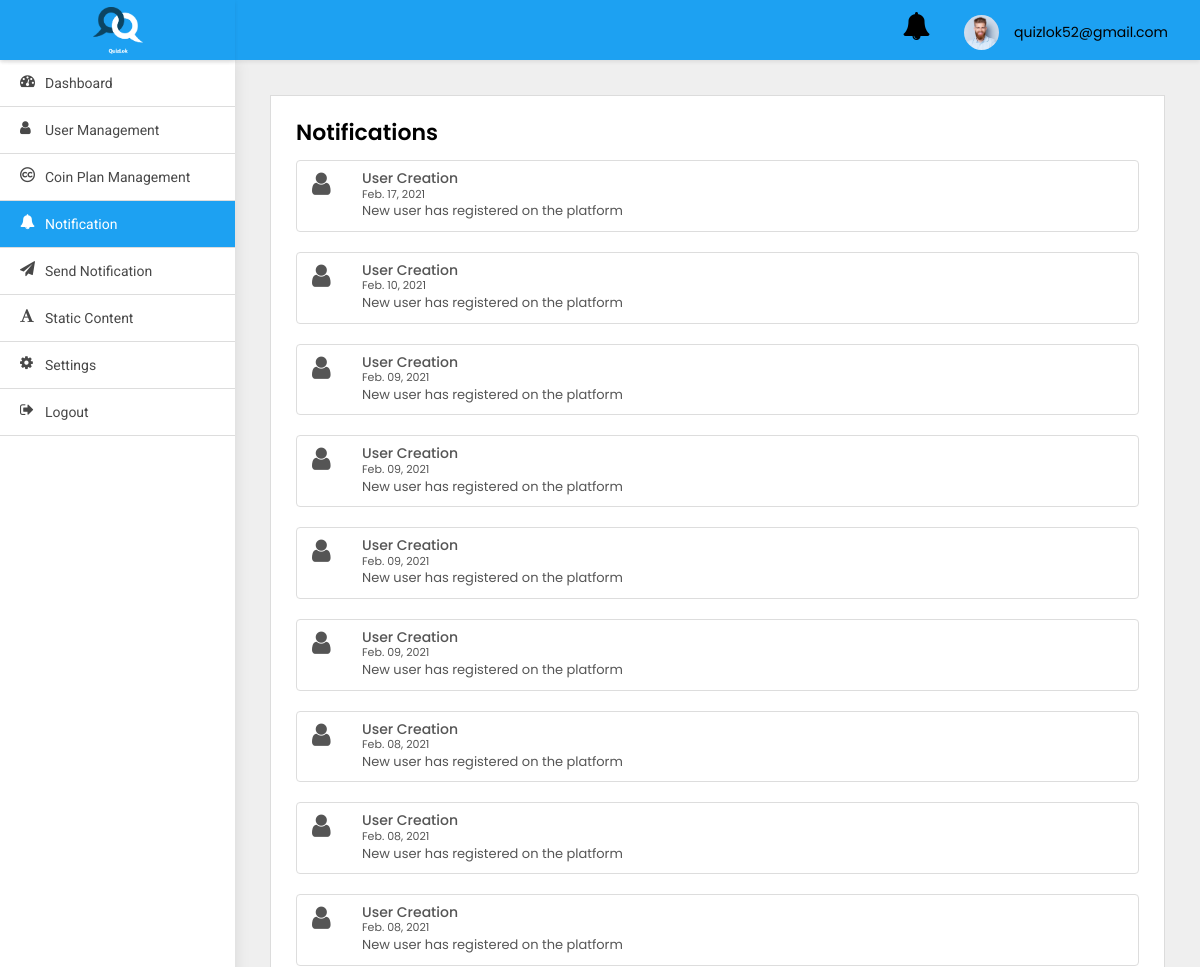
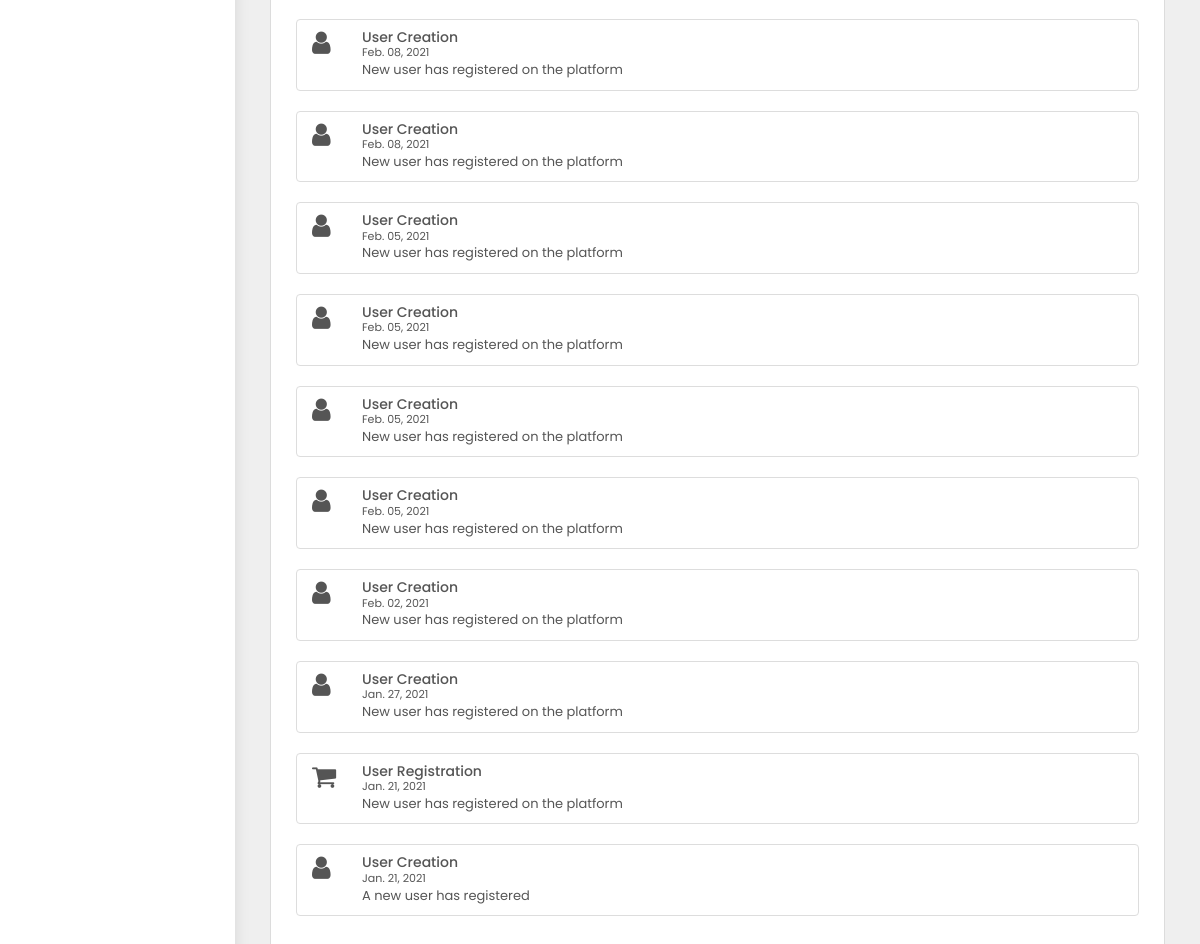
The page /adminpanel/notification/ (signed in) on the database its author committed (2 pictures, top to bottom).
### adminpanel/models.py (models this page shows)
class User(AbstractBaseUser, PermissionsMixin):
    first_name = models.CharField(default='first name', max_length=100)
    last_name = models.CharField(default='', max_length=100, null=True, blank=True)
    email = models.CharField(default='', max_length=255, unique=True)
    country_code = models.CharField(default='+91', max_length=10)
    phone_number = models.CharField(default='', max_length=13)
    profile_pic = models.ImageField(default='default_profile.png', null=True, blank=True)
    device_token = models.CharField(default='', max_length=500, null=True, blank=True)
    remember_me = models.BooleanField(default=False)
    password = models.CharField(default='123456', max_length=100)
    confirm_password = models.CharField(default='123456', max_length=100)
    created_at = models.DateTimeField(auto_now_add=True)
    is_active = models.BooleanField(default=True)
    is_staff = models.BooleanField(default=False)
    is_blocked = models.BooleanField(default=False)
    objects = UserManager()
    USERNAME_FIELD = 'email'
    class Meta:
        ordering = ('-created_at',)

class UserNotification(models.Model):
    to = models.ForeignKey(User, on_delete=models.CASCADE)
    title = models.CharField(default='title', max_length=200)
    body = models.CharField(default='body', max_length=200)
    read = models.BooleanField(default=False)
    created_at = models.DateTimeField(auto_now_add=True)
    class Meta:
        ordering = ('-created_at',)

### adminpanel/views.py (the view)
# urls.py: path('notification/', NotificationView.as_view(), name='notification'),
class NotificationView(LoginRequiredMixin, ListView):
    model = UserNotification
    template_name = 'notification.html'
    login_url = 'adminpanel:login'

### adminpanel/templates/notification.html (shortened to what this page needs)
{% extends 'base.html' %}
{% block body %}
<div class="WrapperArea">
    <div class="WrapperBox">
        <div class="Small-Wrapper">
            <h4 class="Title">Notifications</h4>
            <div class="NotificationList">
                {% for object in object_list %}
                {% if object.to.is_superuser %}
                <div class="list-group">
                    <a class="list-group-item list-group-item-action flex-column align-items-start">
                        {% if object.title == 'User Creation' %}
                        <figure class="pull-left"><i class="fa  fa-user fa-2x" aria-hidden="true"></i></figure>
                        {% elif object.title == 'Password Changed' %}
                        <figure class="pull-left"><i class="fa  fa-lock fa-2x" aria-hidden="true"></i></figure>
                        {% elif object.title == 'Phone number Update' %}
                        <figure class="pull-left"><i class="fa  fa-phone fa-2x" aria-hidden="true"></i></figure>
                        {% elif object.title == 'Payment' %}
                        <figure class="pull-left"><i class="fa  fa-money fa-2x" aria-hidden="true"></i></figure>
                        {% elif object.title == 'Profile Update' %}
                        <figure class="pull-left"><i class="fa  fa-user fa-2x" aria-hidden="true"></i></figure>
                        {% else %}
                        <figure class="pull-left ml-5"><i class="fa  fa-shopping-cart fa-2x" aria-hidden="true"></i>
                        </figure>
                        {% endif %}
                        <div class="msg-right">
                            <div class="d-flex w-100 justify-content-between">
                                <h5 class="mb-1">{{object.title}}</h5>
                                <small>{{object.created_at|date:'M. d, Y'}}</small>
                            </div>
                            <p class="mb-1"> {{object.body}}</p>
                        </div>
                    </a>
                </div>
                {% endif %}
                {% endfor %}
            </div>
        </div>
    </div>
</div>
{% endblock body %}

### adminpanel/templates/base.html (shortened to what this page needs)
{% load static %}
<html lang="en">
<head>
    <link type="text/css" rel="stylesheet" href="{% static 'adminpanel/css/style.css' %}">
</head>
<body>
<div class="Header">
    <div class="Logo">
        <img src="{% static 'adminpanel/images/logo_splash.png' %}">
    </div>
    <div class="Navigation">
        <div class="header-notifications">
            <a href="{% url 'adminpanel:notification' %}">
                <i class="fa fa-bell fa-2x" aria-hidden="true"></i>
            </a>
        </div>
        <div class="Avater">
            <a href="javascript:void(0);">
                <figure><img src="{% static 'adminpanel/images/profile.jpg' %}"></figure>
                {{user}} </a>
        </div>
    </div>
</div>
<div class="SidenavBar">
    <ul>
        <li class="nav-item nav-link {% if request.resolver_match.view_name  == 'adminpanel:dashboard' %}active{% endif %}">
            <a href="{% url 'adminpanel:dashboard'  %}">
                <span><i class="fa fa-tachometer"></i></span> Dashboard
            </a>
        </li>
        <li class="nav-item nav-link {% if request.resolver_match.view_name  == 'adminpanel:users-list' %}active{% endif %}">
            <a href="{% url 'adminpanel:users-list' %}">
                <span><i class="fa fa-user"></i></span> User Management
            </a>
        </li>
        <li class="nav-item nav-link {% if request.resolver_match.view_name  == 'adminpanel:coin-plan-list' %}active{% endif %}">
            <a href="{% url 'adminpanel:coin-plan-list' %}">
                <span><i class="fa fa-creative-commons"></i></span> Coin Plan Management
            </a>
        </li>
        <li class="nav-item nav-link {% if request.resolver_match.view_name  == 'adminpanel:notification' %}active{% endif %}">
            <a href="{% url 'adminpanel:notification' %}">
                <span><i class="fa fa-bell"></i></span> Notification
            </a>
        </li>
        <li class="nav-item nav-link {% if request.resolver_match.view_name  == 'adminpanel:send-notification' %}active{% endif %}">
            <a href="{% url 'adminpanel:send-notification' %}">
                <span><i class="fa fa-send"></i></span> Send Notification
            </a>
        </li>
        <li class="nav-item nav-link {% if request.resolver_match.view_name  == 'adminpanel:terms-and-condition' %}active{% endif %}">
            <a href="{% url 'adminpanel:terms-and-condition' %}">
                <span><i class="fa fa-font"></i></span> Static content
            </a>
        </li>
        <li class="nav-item nav-link {% if request.resolver_match.view_name  == 'change_password' %}active{% endif %}">
            <a href="{% url 'change_password' %}">
                <span><i class="fa fa-cog"></i></span> Settings
            </a>
        </li>
        <li class="nav-item nav-link {% if request.resolver_match.view_name  == 'logout' %}active{% endif %}">
            <a href="{% url 'logout' %}">
                <span><i class="fa fa-sign-out"></i></span> Logout
            </a>
        </li>
    </ul>
</div>
{% block body %}
{% endblock body %}
</body>
</html>

### static/adminpanel/css/style.css (style rules this page uses)
body { margin: 0; padding: 0; font-family: 'Poppins', sans-serif !important; font-size: 13px; color: #3a3a3a; font-weight: 400; }
* { margin: 0px; padding: 0px; }
header, footer, aside, article, section, detail, nav, figure { position: relative; }
h1, h2, h3, h4, h5, h6, p { margin: 0; padding: 0; }
ul, li, ol { list-style-type: none; margin: 0; padding: 0; }
a { text-decoration: none; outline: none; }
img { border: 0; outline: none; max-width: 100%; }
p { margin: 0; padding: 0; }
.Header { box-shadow: 0 2px 4px rgba(0, 0, 0, .08); -webkit-box-shadow: 0 2px 4px rgba(0, 0, 0, .08); position: fixed; width: 100%; left: 0; top: 0; background-color: #fff; z-index: 99 }
.Header .Logo { width: 235px; text-align: center; padding: 5px 0; float: left; height: 60px; background:#1da1f2; box-shadow: 0 2px 4px rgba(0, 0, 0, .08); }
.Header .Logo img { width: 50px; position: relative; top: 2px; }
.Header .Navigation { background:#1da1f2; transition: all 0.2s ease; margin-left: 235px; padding: 7px 3.2rem; width: calc(100% - 235px); text-align: right; height: 60px }
.Header .Navigation .Avater { margin: 5px 0 5px 30px; position: relative; display: inline-block }
.Header .Navigation .Avater a { display: flex; align-items: center; font-size: 14px; color: #000 }
.Header .Navigation .Avater a figure { width: 35px; border-radius: 50%; margin: 0 15px 0 0; overflow: hidden }
.Header .Navigation .header-notifications { margin: 5px 0 5px 30px; position: relative; display: inline-block }
.Header .Navigation .header-notifications a { display: flex; align-items: center; font-size: 14px; color: #000 }
.SidenavBar { height: calc(100% - 60px); position: fixed; width: 235px; top: 60px; padding: 0; overflow: auto; box-shadow: 0 0 15px rgba(0, 0, 0, .1) }
.SidenavBar ul { margin: 0 }
.SidenavBar ul li { margin: 0 }
.SidenavBar ul li a { display: block; cursor: pointer; padding: 13px 20px 13px 45px; transition: 0.5s all ease-in-out; color: #484848; font-family: "Roboto"; font-size: 14px; text-transform: capitalize; position: relative; border-bottom: 1px solid #ddd }
.SidenavBar ul li a span { font-size: 15px; display: inline-block; position: absolute; top: 13px; left: 20px }
.SidenavBar ul li.active a, .SidenavBar ul li a:hover { background:#1da1f2; color: #fff; }
.WrapperArea { margin-left: 235px; flex: 1 1 auto; width: calc(100% - 235px); display: flex; flex-direction: column; margin-top: 60px; transition: 0.5s all ease-in-out }
.WrapperArea .WrapperBox { padding: 35px; background-color: #efefef; min-height: calc(100vh - 60px) }
.Small-Wrapper { background-color: #fff; padding: 25px; border: 1px solid #dcdcdc }
h4.Title { margin: 0 0 15px; font-weight: 600; color: #000; text-transform: capitalize; font-size: 22px }
.NotificationList .msg-right { margin-left: 50px; }

### rows shown on the page
User: email "quizlok52@gmail.com"
UserNotification: title "User Creation", created_at "Feb. 17, 2021", body "New user has registered on the platform"
UserNotification: title "User Creation", created_at "Feb. 10, 2021", body "New user has registered on the platform"
UserNotification: title "User Creation", created_at "Feb. 09, 2021", body "New user has registered on the platform"
UserNotification: title "User Creation", created_at "Feb. 09, 2021", body "New user has registered on the platform"
UserNotification: title "User Creation", created_at "Feb. 09, 2021", body "New user has registered on the platform"
UserNotification: title "User Creation", created_at "Feb. 09, 2021", body "New user has registered on the platform"
UserNotification: title "User Creation", created_at "Feb. 08, 2021", body "New user has registered on the platform"
UserNotification: title "User Creation", created_at "Feb. 08, 2021", body "New user has registered on the platform"
UserNotification: title "User Creation", created_at "Feb. 08, 2021", body "New user has registered on the platform"
UserNotification: title "User Creation", created_at "Feb. 08, 2021", body "New user has registered on the platform"
UserNotification: title "User Creation", created_at "Feb. 08, 2021", body "New user has registered on the platform"
UserNotification: title "User Creation", created_at "Feb. 05, 2021", body "New user has registered on the platform"
UserNotification: title "User Creation", created_at "Feb. 05, 2021", body "New user has registered on the platform"
UserNotification: title "User Creation", created_at "Feb. 05, 2021", body "New user has registered on the platform"
UserNotification: title "User Creation", created_at "Feb. 05, 2021", body "New user has registered on the platform"
UserNotification: title "User Creation", created_at "Feb. 02, 2021", body "New user has registered on the platform"
UserNotification: title "User Creation", created_at "Jan. 27, 2021", body "New user has registered on the platform"
UserNotification: title "User Registration", created_at "Jan. 21, 2021", body "New user has registered on the platform"
UserNotification: title "User Creation", created_at "Jan. 21, 2021", body "A new user has registered"
